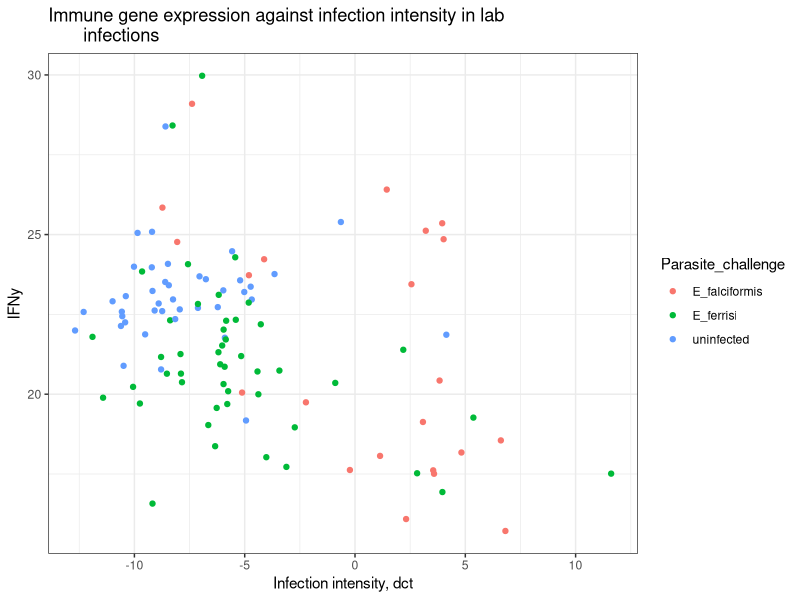
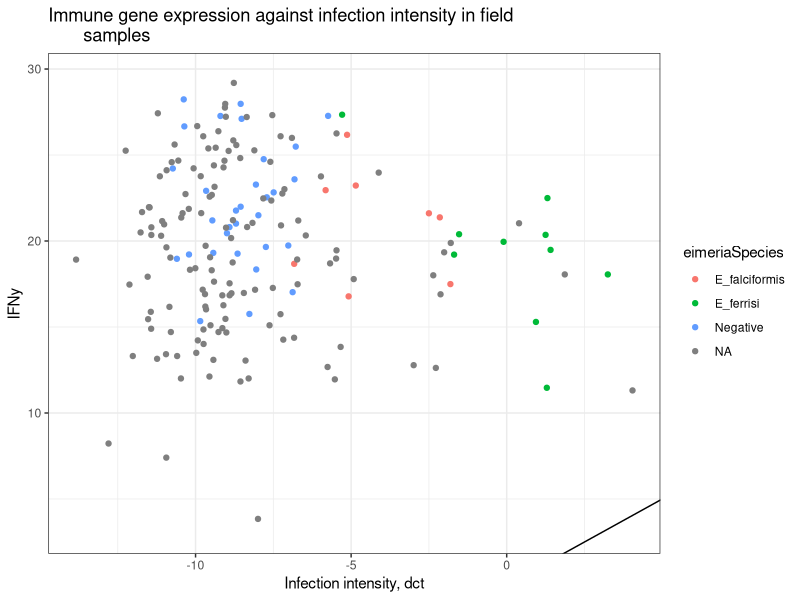
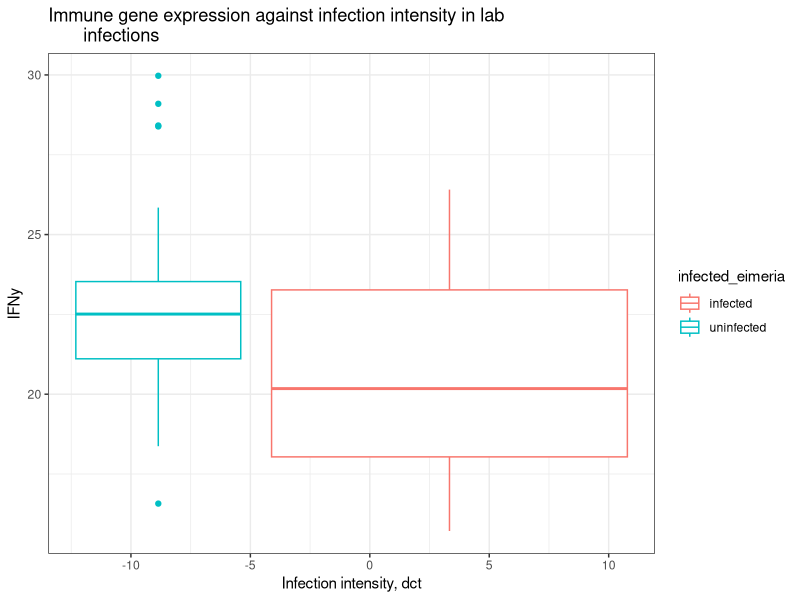
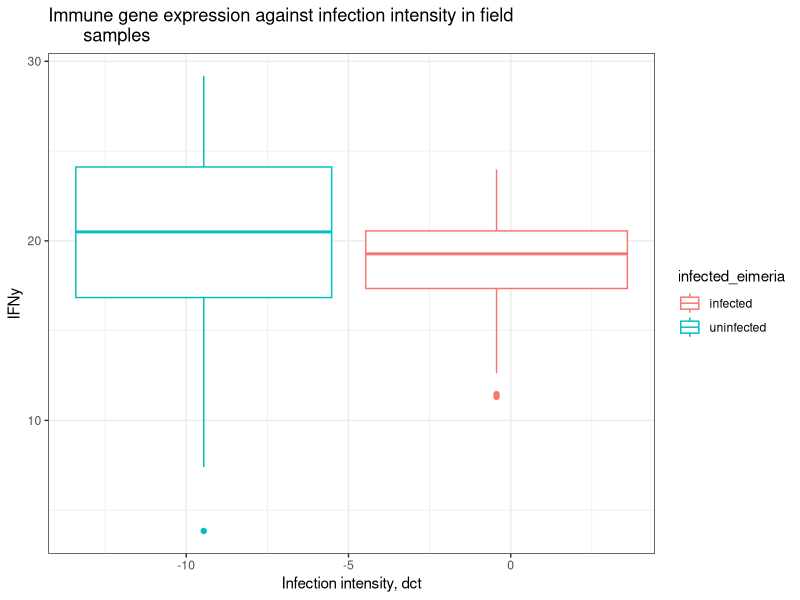
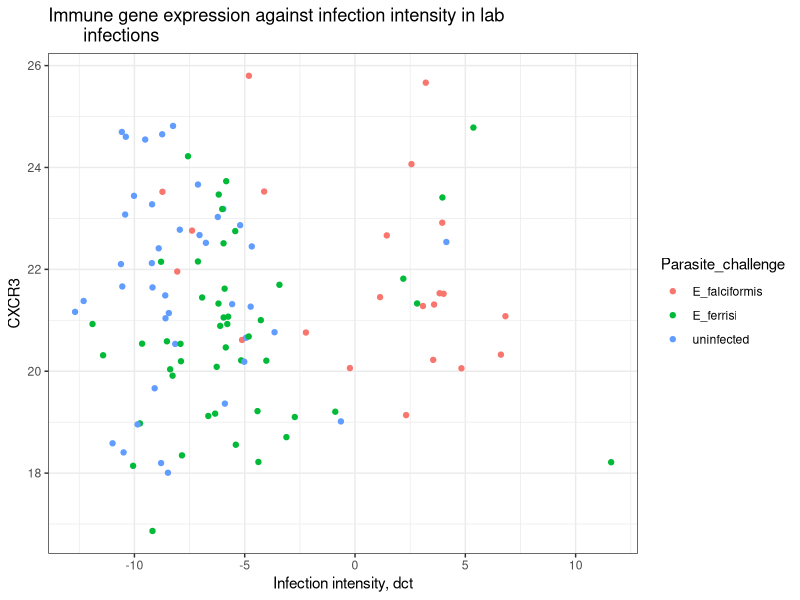
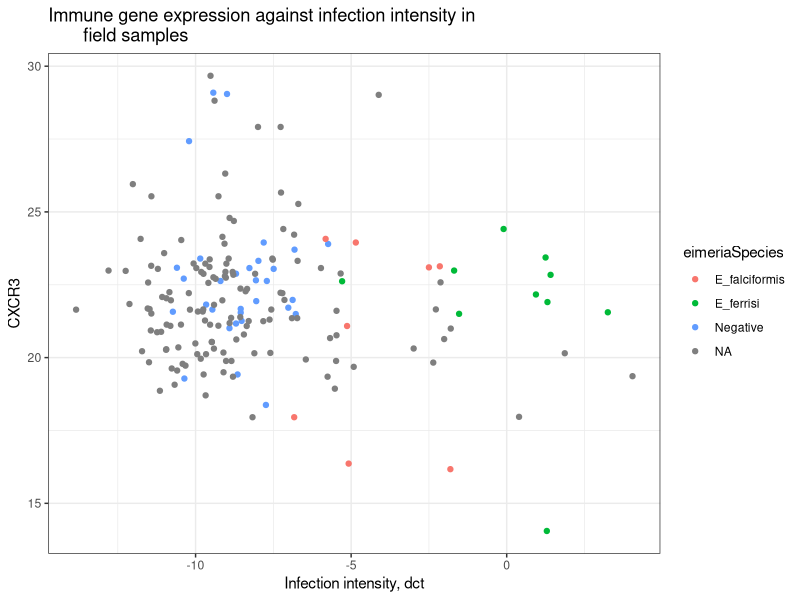
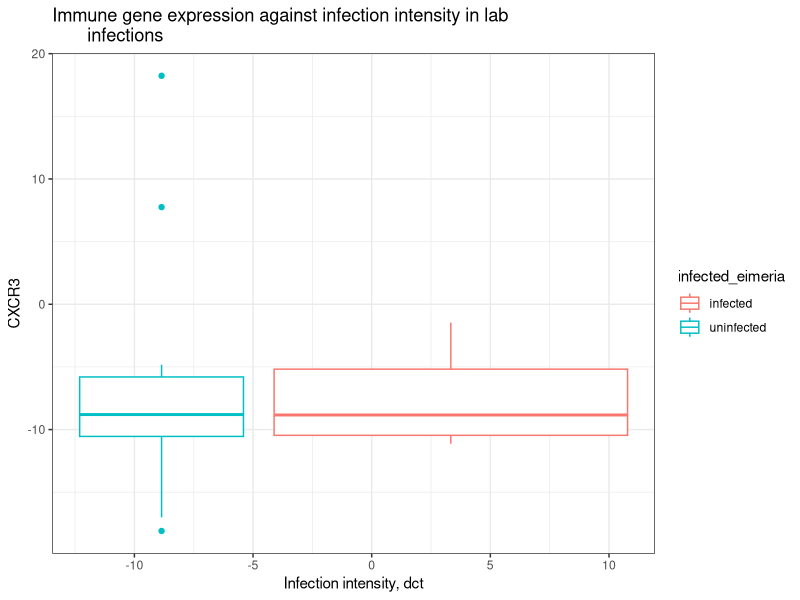
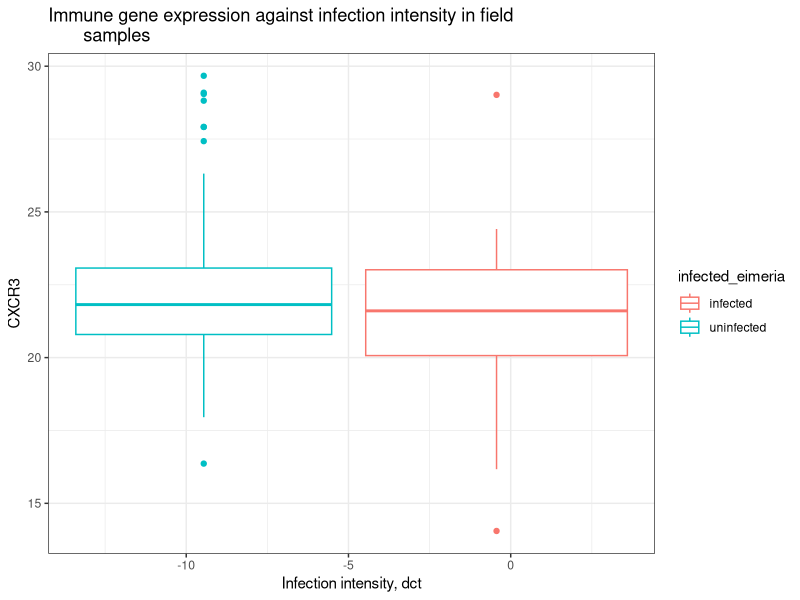

Source code (R) for these figures, in order:
## ---- chunk 1
knitr::opts_chunk$set(echo = TRUE)
## ---- chunk 2
library(ggplot2)
library(tidyverse)
## ---- chunk 3
lab <- read.csv("output_data/gene_expression/data_products/lab_imputed_gene_expression.csv")
field <- read.csv("output_data/gene_expression/data_products/field_imputed_gene_expression.csv")
## ---- chunk 4
# vectors for selecting gene columns 
Genes_lab <- c("IFNy", "CXCR3", "IL.6", "IL.10", "IL.13", "IL1RN", "CASP1", 
               "CXCL9", "IDO1", "IRGM1", "MPO", "MUC2", "MUC5AC", 
           "MYD88", "NCR1", "PRF1", "RETNLB", "SOCS1", "TICAM1", "TNF")

Genes_field   <- c("IFNy",  "CXCR3", "IL.6", #"GBP2", "IL.12", "IRG6",
                     "IL.10", "IL.13", "IL1RN",
                     "CXCR3", "CASP1", "CXCL9", 
                     "IDO1", "IRGM1", "MPO", "MUC2", "MUC5AC", "MYD88", 
                     "NCR1", "PRF1", "RETNLB", "SOCS1", "TICAM1", "TNF")
## ---- chunk 5
field <- field %>%
  mutate(infected_eimeria = 
           case_when(delta_ct_cewe_MminusE > -5 ~ "infected",
                     delta_ct_cewe_MminusE < -5 ~ "uninfected"))

lab <- lab %>%
  mutate(infected_eimeria = 
           case_when(delta > -5 ~ "infected",
                     delta < -5 ~ "uninfected"))


## ---- chunk 6
eimeria_t.test <- function(x, y) {
# select the uninfected (delta ct under -5 mice)  
  lab_uni <- lab %>%
    dplyr::filter(infected_eimeria == "uninfected")
# select the infected lab mice
  lab_inf <- lab %>% 
    dplyr::filter(infected_eimeria == "infected") 
# select the uninfected field mice (delta ct under -5 mice)  
  field_uni <- field %>%
    dplyr::filter(infected_eimeria == "uninfected")
# select the infected lab mice
  field_inf <- field %>% 
    dplyr::filter(infected_eimeria == "infected") 

print(c("Testing differences in expression in uninfected and infected lab mice. Gene:", toString(x)))
print(t.test(lab_uni %>% dplyr::select(all_of(x)), lab_inf %>% dplyr::select(all_of(x))))

print(c("Testing differences in expression in uninfected and infected field mice. Gene:", toString(x)))
print(t.test(field_uni %>% dplyr::select(all_of(x)), field_inf %>% dplyr::select(all_of(x))))

print(c("Testing differences in expression in uninfected lab vs field mice. Gene:", toString(x)))
print(t.test(lab_uni %>% dplyr::select(all_of(x)), field_uni %>% dplyr::select(all_of(x))))

print(c("Testing differences in expression in infected lab vs field mice. Gene:", toString(x)))
print(t.test(lab_inf %>% dplyr::select(all_of(x)), field_inf %>% dplyr::select(all_of(x))))

}


## ---- chunk 7
ggplot(lab, aes(x = delta, y = IFNy, color = Parasite_challenge)) +
  geom_jitter() +
  geom_abline() + 
  labs(x = "Infection intensity, dct",
       title ="Immune gene expression against infection intensity in lab 
       infections") +
  theme_bw()


ggplot(field, aes(x = delta_ct_cewe_MminusE, y = IFNy, color = eimeriaSpecies)) +
  geom_jitter() +
  geom_abline() + 
  labs(x = "Infection intensity, dct",
       title ="Immune gene expression against infection intensity in field 
       samples") +
  theme_bw()

## ---- chunk 8
ggplot(lab, aes(x = delta, y = IFNy, color = infected_eimeria)) +
  geom_boxplot() +
  labs(x = "Infection intensity, dct",
       title ="Immune gene expression against infection intensity in lab 
       infections") +
  theme_bw()



ggplot(field, aes(x = delta_ct_cewe_MminusE, y = IFNy, 
                  color = infected_eimeria)) +
  geom_boxplot() +
  labs(x = "Infection intensity, dct",
       title ="Immune gene expression against infection intensity in field 
       samples") +
  theme_bw()

## ---- chunk 9
ggplot(lab, aes(x = delta, y = CXCR3_bio, color = Parasite_challenge)) +
  geom_jitter() +
  geom_abline() + 
  labs(x = "Infection intensity, dct", y = "CXCR3",
       title ="Immune gene expression against infection intensity in lab 
       infections") +
  theme_bw()



ggplot(field, aes(x = delta_ct_cewe_MminusE, y = CXCR3, color = eimeriaSpecies)) +
  geom_jitter() +
  geom_abline() + 
  labs(x = "Infection intensity, dct",
       title ="Immune gene expression against infection intensity in 
       field samples") +
  theme_bw()


## ---- chunk 10
ggplot(lab, aes(x = delta, y = CXCR3, color = infected_eimeria)) +
  geom_boxplot() +
  labs(x = "Infection intensity, dct",
       title ="Immune gene expression against infection intensity in lab 
       infections") +
  theme_bw()



ggplot(field, aes(x = delta_ct_cewe_MminusE, y = CXCR3, 
                  color = infected_eimeria)) +
  geom_boxplot() +
  labs(x = "Infection intensity, dct",
       title ="Immune gene expression against infection intensity in field 
       samples") +
  theme_bw()

## ---- chunk 11
ggplot(lab, aes(x = delta, y = IL.6, color = Parasite_challenge)) +
  geom_jitter() +
  geom_abline() + 
  labs(x = "Infection intensity, dct", 
       title ="Immune gene expression against infection intensity in lab 
       infections") +
  theme_bw()



ggplot(field, aes(x = delta_ct_cewe_MminusE, y = IL.6, color = eimeriaSpecies)) +
  geom_jitter() +
  geom_abline() + 
  labs(x = "Infection intensity, dct",
       title ="Immune gene expression against infection intensity in field 
       samples") +
  theme_bw()


## ---- chunk 12
ggplot(lab, aes(x = delta, y = IL.10, color = Parasite_challenge)) +
  geom_jitter() +
  geom_abline() + 
  labs(x = "Infection intensity, dct", 
       title ="Immune gene expression against infection intensity 
       in lab infections") +
  theme_bw()



ggplot(field, aes(x = delta_ct_cewe_MminusE, y = IL.10, color = eimeriaSpecies)) +
  geom_jitter() +
  geom_abline() + 
  labs(x = "Infection intensity, dct",
       title ="Immune gene expression against infection intensity in field 
       samples") +
  theme_bw()


## ---- chunk 13
ggplot(lab, aes(x = delta, y = IL.10, color = infected_eimeria)) +
  geom_boxplot() +
  labs(x = "Infection intensity, dct",
       title ="Immune gene expression against infection intensity in lab 
       infections") +
  theme_bw()



ggplot(field, aes(x = delta_ct_cewe_MminusE, y = IL.10, 
                  color = infected_eimeria)) +
  geom_boxplot() +
  labs(x = "Infection intensity, dct",
       title ="Immune gene expression against infection intensity in field 
       samples") +
  theme_bw()

## ---- chunk 14
ggplot(lab, aes(x = delta, y = IL.13, color = Parasite_challenge)) +
  geom_jitter() +
  geom_abline() + 
  labs(x = "Infection intensity, dct", 
       title ="Immune gene expression against infection intensity 
       in lab infections") +
  theme_bw()



ggplot(field, aes(x = delta_ct_cewe_MminusE, y = IL.13, color = eimeriaSpecies)) +
  geom_jitter() +
  geom_abline() + 
  labs(x = "Infection intensity, dct",
       title ="Immune gene expression against infection intensity in field 
       samples") +
  theme_bw()


## ---- chunk 15
ggplot(lab, aes(x = delta, y = IL.13, color = infected_eimeria)) +
  geom_boxplot() +
  labs(x = "Infection intensity, dct",
       title ="Immune gene expression against infection intensity in lab 
       infections") +
  theme_bw()



ggplot(field, aes(x = delta_ct_cewe_MminusE, y = IL.13, 
                  color = infected_eimeria)) +
  geom_boxplot() +
  labs(x = "Infection intensity, dct",
       title ="Immune gene expression against infection intensity in field 
       samples") +
  theme_bw()

## ---- chunk 16
ggplot(lab, aes(x = delta, y = IL1RN, color = Parasite_challenge)) +
  geom_jitter() +
  geom_abline() + 
  labs(x = "Infection intensity, dct", 
       title ="Immune gene expression against infection intensity 
       in lab infections") +
  theme_bw()



ggplot(field, aes(x = delta_ct_cewe_MminusE, y = IL1RN, color = eimeriaSpecies)) +
  geom_jitter() +
  geom_abline() + 
  labs(x = "Infection intensity, dct",
       title ="Immune gene expression against infection intensity in field 
       samples") +
  theme_bw()

## ---- chunk 17
ggplot(lab, aes(x = delta, y = IL1RN, color = infected_eimeria)) +
  geom_boxplot() +
  labs(x = "Infection intensity, dct",
       title ="Immune gene expression against infection intensity in lab 
       infections") +
  theme_bw()



ggplot(field, aes(x = delta_ct_cewe_MminusE, y = IL1RN, 
                  color = infected_eimeria)) +
  geom_boxplot() +
  labs(x = "Infection intensity, dct",
       title ="Immune gene expression against infection intensity in field 
       samples") +
  theme_bw()

## ---- chunk 18
ggplot(lab, aes(x = delta, y = CASP1, color = Parasite_challenge)) +
  geom_jitter() +
  geom_abline() + 
  labs(x = "Infection intensity, dct", 
       title ="Immune gene expression against infection intensity 
       in lab infections") +
  theme_bw()



ggplot(field, aes(x = delta_ct_cewe_MminusE, y = CASP1, color = eimeriaSpecies)) +
  geom_jitter() +
  geom_abline() + 
  labs(x = "Infection intensity, dct",
       title ="Immune gene expression against infection intensity in field 
       samples") +
  theme_bw()

## ---- chunk 19
ggplot(lab, aes(x = delta, y = CASP1, color = infected_eimeria)) +
  geom_boxplot() +
  labs(x = "Infection intensity, dct",
       title ="Immune gene expression against infection intensity in lab 
       infections") +
  theme_bw()



ggplot(field, aes(x = delta_ct_cewe_MminusE, y = CASP1, 
                  color = infected_eimeria)) +
  geom_boxplot() +
  labs(x = "Infection intensity, dct",
       title ="Immune gene expression against infection intensity in field 
       samples") +
  theme_bw()

## ---- chunk 20
ggplot(lab, aes(x = delta, y = CXCL9, color = Parasite_challenge)) +
  geom_jitter() +
  geom_abline() + 
  labs(x = "Infection intensity, dct", 
       title ="Immune gene expression against infection intensity 
       in lab infections") +
  theme_bw()



ggplot(field, aes(x = delta_ct_cewe_MminusE, y = CXCL9, color = eimeriaSpecies)) +
  geom_jitter() +
  geom_abline() + 
  labs(x = "Infection intensity, dct",
       title ="Immune gene expression against infection intensity in field 
       samples") +
  theme_bw()

## ---- chunk 21
ggplot(lab, aes(x = delta, y = CXCL9, color = infected_eimeria)) +
  geom_boxplot() +
  labs(x = "Infection intensity, dct",
       title ="Immune gene expression against infection intensity in lab 
       infections") +
  theme_bw()



ggplot(field, aes(x = delta_ct_cewe_MminusE, y = CXCL9, 
                  color = infected_eimeria)) +
  geom_boxplot() +
  labs(x = "Infection intensity, dct",
       title ="Immune gene expression against infection intensity in field 
       samples") +
  theme_bw()

## ---- chunk 22
ggplot(lab, aes(x = delta, y = IDO1, color = Parasite_challenge)) +
  geom_jitter() +
  geom_abline() + 
  labs(x = "Infection intensity, dct", 
       title ="Immune gene expression against infection intensity 
       in lab infections") +
  theme_bw()



ggplot(field, aes(x = delta_ct_cewe_MminusE, y = IDO1, color = eimeriaSpecies)) +
  geom_jitter() +
  geom_abline() + 
  labs(x = "Infection intensity, dct",
       title ="Immune gene expression against infection intensity in field 
       samples") +
  theme_bw()

## ---- chunk 23
ggplot(lab, aes(x = delta, y = IDO1, color = infected_eimeria)) +
  geom_boxplot() +
  labs(x = "Infection intensity, dct",
       title ="Immune gene expression against infection intensity in lab 
       infections") +
  theme_bw()



ggplot(field, aes(x = delta_ct_cewe_MminusE, y = IDO1, 
                  color = infected_eimeria)) +
  geom_boxplot() +
  labs(x = "Infection intensity, dct",
       title ="Immune gene expression against infection intensity in field 
       samples") +
  theme_bw()

## ---- chunk 24
ggplot(lab, aes(x = delta, y = IRGM1, color = Parasite_challenge)) +
  geom_jitter() +
  geom_abline() + 
  labs(x = "Infection intensity, dct", 
       title ="Immune gene expression against infection intensity 
       in lab infections") +
  theme_bw()



ggplot(field, aes(x = delta_ct_cewe_MminusE, y = IRGM1, color = eimeriaSpecies)) +
  geom_jitter() +
  geom_abline() + 
  labs(x = "Infection intensity, dct",
       title ="Immune gene expression against infection intensity in field 
       samples") +
  theme_bw()

## ---- chunk 25
ggplot(lab, aes(x = delta, y = IRGM1, color = infected_eimeria)) +
  geom_boxplot() +
  labs(x = "Infection intensity, dct",
       title ="Immune gene expression against infection intensity in lab 
       infections") +
  theme_bw()



ggplot(field, aes(x = delta_ct_cewe_MminusE, y = IRGM1, 
                  color = infected_eimeria)) +
  geom_boxplot() +
  labs(x = "Infection intensity, dct",
       title ="Immune gene expression against infection intensity in field 
       samples") +
  theme_bw()

## ---- chunk 26
ggplot(lab, aes(x = delta, y = MPO, color = Parasite_challenge)) +
  geom_jitter() +
  geom_abline() + 
  labs(x = "Infection intensity, dct", 
       title ="Immune gene expression against infection intensity 
       in lab infections") +
  theme_bw()



ggplot(field, aes(x = delta_ct_cewe_MminusE, y = MPO, color = eimeriaSpecies)) +
  geom_jitter() +
  geom_abline() + 
  labs(x = "Infection intensity, dct",
       title ="Immune gene expression against infection intensity in field 
       samples") +
  theme_bw()

## ---- chunk 27
ggplot(lab, aes(x = delta, y = MPO, color = infected_eimeria)) +
  geom_boxplot() +
  labs(x = "Infection intensity, dct",
       title ="Immune gene expression against infection intensity in lab 
       infections") +
  theme_bw()



ggplot(field, aes(x = delta_ct_cewe_MminusE, y = MPO, 
                  color = infected_eimeria)) +
  geom_boxplot() +
  labs(x = "Infection intensity, dct",
       title ="Immune gene expression against infection intensity in field 
       samples") +
  theme_bw()

## ---- chunk 28
ggplot(lab, aes(x = delta, y = MUC2, color = Parasite_challenge)) +
  geom_jitter() +
  geom_abline() + 
  labs(x = "Infection intensity, dct", 
       title ="Immune gene expression against infection intensity 
       in lab infections") +
  theme_bw()



ggplot(field, aes(x = delta_ct_cewe_MminusE, y = MUC2, color = eimeriaSpecies)) +
  geom_jitter() +
  geom_abline() + 
  labs(x = "Infection intensity, dct",
       title ="Immune gene expression against infection intensity in field 
       samples") +
  theme_bw()

## ---- chunk 29
ggplot(lab, aes(x = delta, y = MUC2, color = infected_eimeria)) +
  geom_boxplot() +
  labs(x = "Infection intensity, dct",
       title ="Immune gene expression against infection intensity in lab 
       infections") +
  theme_bw()



ggplot(field, aes(x = delta_ct_cewe_MminusE, y = MUC2, 
                  color = infected_eimeria)) +
  geom_boxplot() +
  labs(x = "Infection intensity, dct",
       title ="Immune gene expression against infection intensity in field 
       samples") +
  theme_bw()

## ---- chunk 30
ggplot(lab, aes(x = delta, y = MUC5AC, color = Parasite_challenge)) +
  geom_jitter() +
  geom_abline() + 
  labs(x = "Infection intensity, dct", 
       title ="Immune gene expression against infection intensity 
       in lab infections") +
  theme_bw()



ggplot(field, aes(x = delta_ct_cewe_MminusE, y = MUC5AC, color = eimeriaSpecies)) +
  geom_jitter() +
  geom_abline() + 
  labs(x = "Infection intensity, dct",
       title ="Immune gene expression against infection intensity in field 
       samples") +
  theme_bw()

## ---- chunk 31
ggplot(lab, aes(x = delta, y = MUC5AC, color = infected_eimeria)) +
  geom_boxplot() +
  labs(x = "Infection intensity, dct",
       title ="Immune gene expression against infection intensity in lab 
       infections") +
  theme_bw()



ggplot(field, aes(x = delta_ct_cewe_MminusE, y = MUC5AC, 
                  color = infected_eimeria)) +
  geom_boxplot() +
  labs(x = "Infection intensity, dct",
       title ="Immune gene expression against infection intensity in field 
       samples") +
  theme_bw()

## ---- chunk 32
ggplot(lab, aes(x = delta, y = MYD88, color = Parasite_challenge)) +
  geom_jitter() +
  geom_abline() + 
  labs(x = "Infection intensity, dct", 
       title ="Immune gene expression against infection intensity 
       in lab infections") +
  theme_bw()



ggplot(field, aes(x = delta_ct_cewe_MminusE, y = MYD88, color = eimeriaSpecies)) +
  geom_jitter() +
  geom_abline() + 
  labs(x = "Infection intensity, dct",
       title ="Immune gene expression against infection intensity in field 
       samples") +
  theme_bw()

## ---- chunk 33
ggplot(lab, aes(x = delta, y = MYD88, color = infected_eimeria)) +
  geom_boxplot() +
  labs(x = "Infection intensity, dct",
       title ="Immune gene expression against infection intensity in lab 
       infections") +
  theme_bw()



ggplot(field, aes(x = delta_ct_cewe_MminusE, y = MYD88, 
                  color = infected_eimeria)) +
  geom_boxplot() +
  labs(x = "Infection intensity, dct",
       title ="Immune gene expression against infection intensity in field 
       samples") +
  theme_bw()

## ---- chunk 34
ggplot(lab, aes(x = delta, y = NCR1, color = Parasite_challenge)) +
  geom_jitter() +
  geom_abline() + 
  labs(x = "Infection intensity, dct", 
       title ="Immune gene expression against infection intensity 
       in lab infections") +
  theme_bw()



ggplot(field, aes(x = delta_ct_cewe_MminusE, y = NCR1, color = eimeriaSpecies)) +
  geom_jitter() +
  geom_abline() + 
  labs(x = "Infection intensity, dct",
       title ="Immune gene expression against infection intensity in field 
       samples") +
  theme_bw()

## ---- chunk 35
ggplot(lab, aes(x = delta, y = NCR1, color = infected_eimeria)) +
  geom_boxplot() +
  labs(x = "Infection intensity, dct",
       title ="Immune gene expression against infection intensity in lab 
       infections") +
  theme_bw()



ggplot(field, aes(x = delta_ct_cewe_MminusE, y = NCR1, 
                  color = infected_eimeria)) +
  geom_boxplot() +
  labs(x = "Infection intensity, dct",
       title ="Immune gene expression against infection intensity in field 
       samples") +
  theme_bw()

## ---- chunk 36
ggplot(lab, aes(x = delta, y = PRF1, color = Parasite_challenge)) +
  geom_jitter() +
  geom_abline() + 
  labs(x = "Infection intensity, dct", 
       title ="Immune gene expression against infection intensity 
       in lab infections") +
  theme_bw()



ggplot(field, aes(x = delta_ct_cewe_MminusE, y = PRF1, color = eimeriaSpecies)) +
  geom_jitter() +
  geom_abline() + 
  labs(x = "Infection intensity, dct",
       title ="Immune gene expression against infection intensity in field 
       samples") +
  theme_bw()

## ---- chunk 37
ggplot(lab, aes(x = delta, y = PRF1, color = infected_eimeria)) +
  geom_boxplot() +
  labs(x = "Infection intensity, dct",
       title ="Immune gene expression against infection intensity in lab 
       infections") +
  theme_bw()



ggplot(field, aes(x = delta_ct_cewe_MminusE, y = PRF1, 
                  color = infected_eimeria)) +
  geom_boxplot() +
  labs(x = "Infection intensity, dct",
       title ="Immune gene expression against infection intensity in field 
       samples") +
  theme_bw()

## ---- chunk 38
ggplot(lab, aes(x = delta, y = RETNLB, color = Parasite_challenge)) +
  geom_jitter() +
  geom_abline() + 
  labs(x = "Infection intensity, dct", 
       title ="Immune gene expression against infection intensity 
       in lab infections") +
  theme_bw()



ggplot(field, aes(x = delta_ct_cewe_MminusE, y = RETNLB, color = eimeriaSpecies)) +
  geom_jitter() +
  geom_abline() + 
  labs(x = "Infection intensity, dct",
       title ="Immune gene expression against infection intensity in field 
       samples") +
  theme_bw()

## ---- chunk 39
ggplot(lab, aes(x = delta, y = RETNLB, color = infected_eimeria)) +
  geom_boxplot() +
  labs(x = "Infection intensity, dct",
       title ="Immune gene expression against infection intensity in lab 
       infections") +
  theme_bw()



ggplot(field, aes(x = delta_ct_cewe_MminusE, y = RETNLB, 
                  color = infected_eimeria)) +
  geom_boxplot() +
  labs(x = "Infection intensity, dct",
       title ="Immune gene expression against infection intensity in field 
       samples") +
  theme_bw()

## ---- chunk 40
ggplot(lab, aes(x = delta, y = SOCS1, color = Parasite_challenge)) +
  geom_jitter() +
  geom_abline() + 
  labs(x = "Infection intensity, dct", 
       title ="Immune gene expression against infection intensity 
       in lab infections") +
  theme_bw()



ggplot(field, aes(x = delta_ct_cewe_MminusE, y = SOCS1, color = eimeriaSpecies)) +
  geom_jitter() +
  geom_abline() + 
  labs(x = "Infection intensity, dct",
       title ="Immune gene expression against infection intensity in field 
       samples") +
  theme_bw()

## ---- chunk 41
ggplot(lab, aes(x = delta, y = SOCS1, color = infected_eimeria)) +
  geom_boxplot() +
  labs(x = "Infection intensity, dct",
       title ="Immune gene expression against infection intensity in lab 
       infections") +
  theme_bw()



ggplot(field, aes(x = delta_ct_cewe_MminusE, y = SOCS1, 
                  color = infected_eimeria)) +
  geom_boxplot() +
  labs(x = "Infection intensity, dct",
       title ="Immune gene expression against infection intensity in field 
       samples") +
  theme_bw()

## ---- chunk 42
ggplot(lab, aes(x = delta, y = TICAM1, color = Parasite_challenge)) +
  geom_jitter() +
  geom_abline() + 
  labs(x = "Infection intensity, dct", 
       title ="Immune gene expression against infection intensity 
       in lab infections") +
  theme_bw()



ggplot(field, aes(x = delta_ct_cewe_MminusE, y = TICAM1, color = eimeriaSpecies)) +
  geom_jitter() +
  geom_abline() + 
  labs(x = "Infection intensity, dct",
       title ="Immune gene expression against infection intensity in field 
       samples") +
  theme_bw()

## ---- chunk 43
ggplot(lab, aes(x = delta, y = TICAM1, color = infected_eimeria)) +
  geom_boxplot() +
  labs(x = "Infection intensity, dct",
       title ="Immune gene expression against infection intensity in lab 
       infections") +
  theme_bw()



ggplot(field, aes(x = delta_ct_cewe_MminusE, y = TICAM1, 
                  color = infected_eimeria)) +
  geom_boxplot() +
  labs(x = "Infection intensity, dct",
       title ="Immune gene expression against infection intensity in field 
       samples") +
  theme_bw()

## ---- chunk 44
ggplot(lab, aes(x = delta, y = TNF, color = Parasite_challenge)) +
  geom_jitter() +
  geom_abline() + 
  labs(x = "Infection intensity, dct", 
       title ="Immune gene expression against infection intensity 
       in lab infections") +
  theme_bw()



ggplot(field, aes(x = delta_ct_cewe_MminusE, y = TNF, color = eimeriaSpecies)) +
  geom_jitter() +
  geom_abline() + 
  labs(x = "Infection intensity, dct",
       title ="Immune gene expression against infection intensity in field 
       samples") +
  theme_bw()

## ---- chunk 45
ggplot(lab, aes(x = delta, y = TNF, color = infected_eimeria)) +
  geom_boxplot() +
  labs(x = "Infection intensity, dct",
       title ="Immune gene expression against infection intensity in lab 
       infections") +
  theme_bw()



ggplot(field, aes(x = delta_ct_cewe_MminusE, y = TNF, 
                  color = infected_eimeria)) +
  geom_boxplot() +
  labs(x = "Infection intensity, dct",
       title ="Immune gene expression against infection intensity in field 
       samples") +
  theme_bw()

## ---- chunk 46
eimeria_t.test <- function(x) {
# select the uninfected (delta ct under -5 mice)  
  lab_uni <- lab %>%
    dplyr::filter(infected_eimeria == "uninfected")
# select the infected lab mice
  lab_inf <- lab %>% 
    dplyr::filter(infected_eimeria == "infected") 
# select the uninfected field mice (delta ct under -5 mice)  
  field_uni <- field %>%
    dplyr::filter(infected_eimeria == "uninfected")
# select the infected lab mice
  field_inf <- field %>% 
    dplyr::filter(infected_eimeria == "infected") 

print(c("Testing differences in expression in uninfected and infected lab mice. Gene:", toString(x)))
print(t.test(lab_uni %>% dplyr::select(all_of(x)), lab_inf %>% dplyr::select(all_of(x))))

print(c("Testing differences in expression in uninfected and infected field mice. Gene:", toString(x)))
print(t.test(field_uni %>% dplyr::select(all_of(x)), field_inf %>% dplyr::select(all_of(x))))

print(c("Testing differences in expression in uninfected lab vs field mice. Gene:", toString(x)))
print(t.test(lab_uni %>% dplyr::select(all_of(x)), field_uni %>% dplyr::select(all_of(x))))

print(c("Testing differences in expression in infected lab vs field mice. Gene:", toString(x)))
print(t.test(lab_inf %>% dplyr::select(all_of(x)), field_inf %>% dplyr::select(all_of(x))))

}


## ---- chunk 47
lapply(intersect(Genes_field, Genes_lab), eimeria_t.test)
## ---- chunk 48
eimeria_t_test_pvalue <- function(x) {
  # select the uninfected (delta ct under -5 mice)  
  lab_uni <- lab %>%
    dplyr::filter(infected_eimeria == "uninfected")
# select the infected lab mice
  lab_inf <- lab %>% 
    dplyr::filter(infected_eimeria == "infected") 
# select the uninfected field mice (delta ct under -5 mice)  
  field_uni <- field %>%
    dplyr::filter(infected_eimeria == "uninfected")
# select the infected lab mice
  field_inf <- field %>% 
    dplyr::filter(infected_eimeria == "infected") 
  
lab.uni_lab.inf <- t.test(lab_uni %>% dplyr::select(all_of(x)), 
                          lab_inf %>% dplyr::select(all_of(x)))$p.value

field.uni_field.inf <- t.test(field_uni %>% dplyr::select(all_of(x)), 
                              field_inf %>% dplyr::select(all_of(x)))$p.value

lab.uni_field_uni <- t.test(lab_uni %>% dplyr::select(all_of(x)), 
                            field_uni %>% dplyr::select(all_of(x)))$p.value

lab.inf_field.inf <- t.test(lab_inf %>% dplyr::select(all_of(x)), 
                            field_inf %>% dplyr::select(all_of(x)))$p.value


A <- data.frame(lab.uni_lab.inf,field.uni_field.inf,lab.uni_field_uni, 
                   lab.inf_field.inf)

rownames(A) <- toString(x)

print(A)
}


P <- lapply(intersect(Genes_field, Genes_lab), eimeria_t_test_pvalue)

t.test.p.value <- reduce(P, rbind)

write.csv(t.test.p.value,
          "output_data/gene_expression/data_products/t.test.p.values_gene_exp.csv",
          row.names = FALSE)

